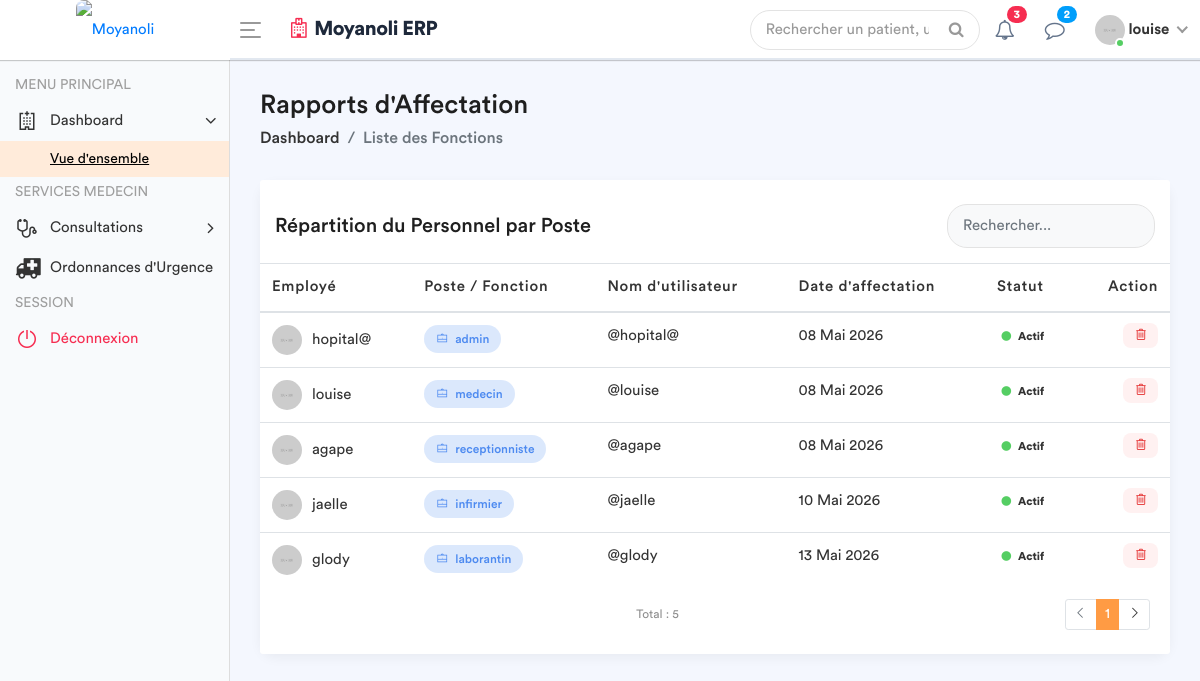
Page /employe-poste/ (signed in) on the earlier database version.
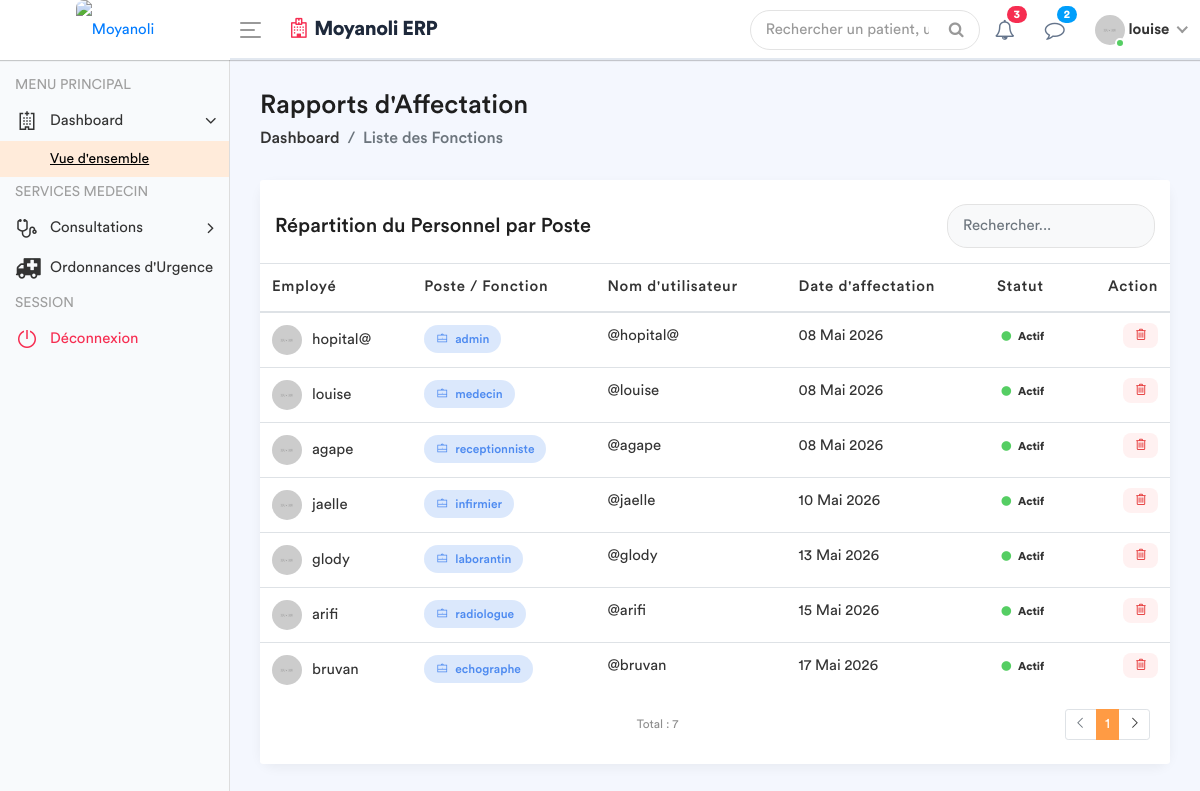
Same page on the later database version.
### apps/models.py (models this page shows, shortened)
class Fonction(models.Model):
    fonctionKey = models.ForeignKey(Role , on_delete = models.SET_NULL , null = True)
    userKey     = models.ForeignKey(User , on_delete = models.SET_NULL , null = True)
    autorisation = models.CharField(max_length = 30 , default = 'oui')

class Role(models.Model):
    roleName = models.CharField(max_length = 30)

### apps/views.py (the view)
# urls.py: path('employe-poste/', views.liste_employe_poste, name='liste_employe_poste'),
@login_required
def liste_employe_poste(request):
    role_user = Fonction.objects.filter(userKey=request.user).first()
    fonctionKey = role_user.fonctionKey.roleName if role_user else None
    liste_postes = Fonction.objects.all().select_related('userKey', 'fonctionKey')
    context = {
        'liste_postes': liste_postes,
        'fonctionKey': fonctionKey,
    }
    return render(request, 'back-end/liste_fonctions.html', context)

### apps/templates/back-end/liste_fonctions.html (shortened to what the changed rows need)
<!DOCTYPE html>
{% load static %}
<html lang="fr">
    <head>
        {% include 'back-end/includes/css.html'%}
    </head>
    <body>
        <div class="main-wrapper">
            <div class="page-wrapper">
                <div class="content container-fluid">
                    <div class="row">
                        <div class="col-md-12">
                            <div class="card card-table">
                                <div class="card-body">
                                    <div class="table-responsive">
                                        <table class="table table-hover table-center mb-0">
                                            <thead>
                                                <tr>
                                                    <th>Employé</th>
                                                    <th>Poste / Fonction</th>
                                                    <th>Nom d'utilisateur</th>
                                                    <th>Date d'affectation</th>
                                                    <th>Statut</th>
                                                    <th class="text-right">Action</th>
                                                </tr>
                                            </thead>
                                            <tbody id="tableBody">
                                                {% for poste in liste_postes %}
                                                <tr>
                                                    <td>
                                                        <h2 class="table-avatar">
                                                            <img src="/static/back-end/assets/img/profiles/avatar-01.jpg" alt="">
                                                            {{ poste.userKey.get_full_name|default:poste.userKey.username }}
                                                        </h2>
                                                    </td>
                                                    <td>
                                                        <span class="badge bg-inverse-primary badge-role">
                                                            <i class="la la-briefcase mr-1"></i> {{ poste.fonctionKey.roleName }}
                                                        </span>
                                                    </td>
                                                    <td>@{{ poste.userKey.username }}</td>
                                                    <td>{{ poste.userKey.date_joined|date:"d M Y" }}</td>
                                                    <td>
                                                        {% if poste.userKey.is_active %}
                                                            <span class="badge badge-success-border"><i class="fa fa-circle text-success mr-1"></i> Actif</span>
                                                        {% else %}
                                                            <span class="badge badge-danger-border"><i class="fa fa-circle text-danger mr-1"></i> Inactif</span>
                                                        {% endif %}
                                                    </td>
                                                    <td class="text-right">
                                                        <a href="{% url 'supprimer_poste' poste.id %}"
                                                           class="btn-delete"
                                                           onclick="return confirm('Êtes-vous sûr de vouloir supprimer cette affectation ?');"
                                                           title="Supprimer l'affectation">
                                                            <i class="la la-trash-alt"></i>
                                                        </a>
                                                    </td>
                                                </tr>
                                                {% empty %}
                                                <tr>
                                                    <td colspan="6" class="text-center text-muted py-4">
                                                        Aucune affectation enregistrée.
                                                    </td>
                                                </tr>
                                                {% endfor %}
                                            </tbody>
                                        </table>
                                    </div>
                                </div>
                                <div class="card-footer bg-white border-0 pb-4">
                                    <div class="row align-items-center">
                                        <div class="col">
                                            <small class="text-muted">Total : {{ liste_postes|length }}</small>
                                        </div>
                                    </div>
                                </div>
                            </div>
                        </div>
                    </div>
                </div>
            </div>
        </div>
    </body>
</html>

Differences in the rows shown:
added Fonction: userKey.get_full_name "arifi", fonctionKey.roleName "radiologue", userKey.username "arifi", userKey.date_joined "15 Mai 2026", shows "Actif"
added Fonction: userKey.get_full_name "bruvan", fonctionKey.roleName "echographe", userKey.username "bruvan", userKey.date_joined "17 Mai 2026", shows "Actif"
Other differences:
{{ liste_postes|length }}: "5" → "7"
